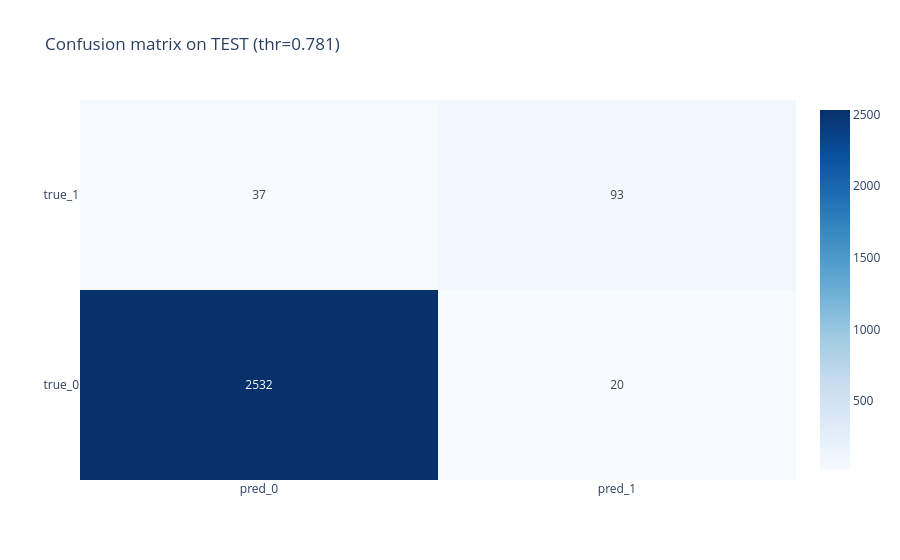
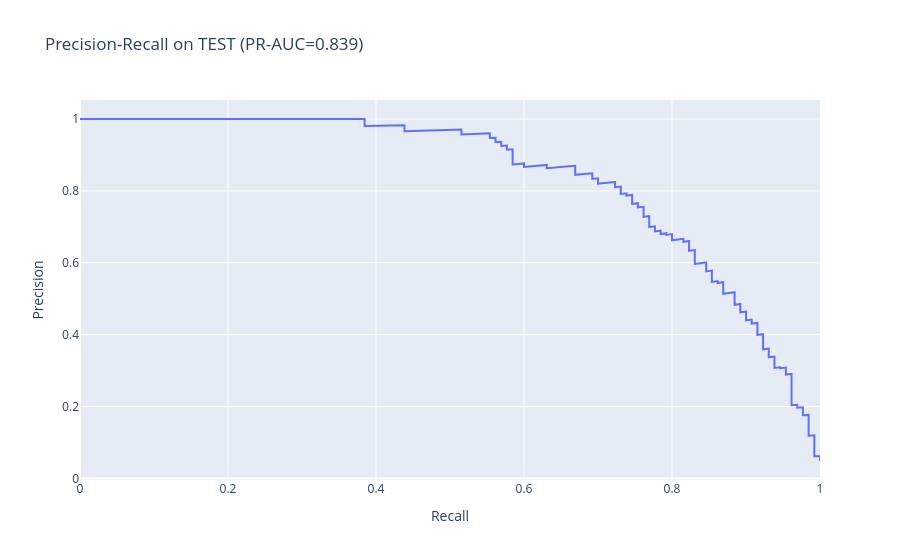

The notebook cell saved with these charts, in order:
### Markdown cell above
## Финальная модель и тест

Используем best_estimator (уже refit на train+val). Подбираем threshold по F1 на val, применяем к test.

### Code cell
# threshold tuning on val
val_proba = best_estimator.predict_proba(X_val_final)[:, 1]
prec, rec, thr = precision_recall_curve(y_val, val_proba)
f1_arr = 2 * prec * rec / np.clip(prec + rec, 1e-9, None)
best_thr_idx = int(np.argmax(f1_arr[:-1])) if len(thr) > 0 else 0
best_threshold = float(thr[best_thr_idx]) if len(thr) > 0 else 0.5
print(f'Best threshold on val: {best_threshold:.4f} (val F1={f1_arr[best_thr_idx]:.4f})')

# test evaluation
test_proba = best_estimator.predict_proba(X_test_final)[:, 1]
test_pred = (test_proba >= best_threshold).astype(int)

test_metrics = {
    'f1': float(f1_score(y_test, test_pred)),
    'precision': float(precision_score(y_test, test_pred, zero_division=0)),
    'recall': float(recall_score(y_test, test_pred)),
    'roc_auc': float(roc_auc_score(y_test, test_proba)),
    'pr_auc': float(average_precision_score(y_test, test_proba)),
    'threshold': best_threshold,
}
print('\nTEST metrics:')
for k, v in test_metrics.items():
    print(f'  {k}: {v:.4f}' if isinstance(v, float) else f'  {k}: {v}')

cm = confusion_matrix(y_test, test_pred)
print('\nConfusion matrix (test):\n', cm)

fig_cm = go.Figure(data=go.Heatmap(
    z=cm, x=['pred_0','pred_1'], y=['true_0','true_1'],
    text=cm, texttemplate='%{text}', colorscale='Blues'))
fig_cm.update_layout(title=f'Confusion matrix on TEST (thr={best_threshold:.3f})')
FIGS.append(fig_cm)

# PR curve
prec_t, rec_t, _ = precision_recall_curve(y_test, test_proba)
fig_pr = go.Figure()
fig_pr.add_trace(go.Scatter(x=rec_t, y=prec_t, mode='lines', name='PR test'))
fig_pr.update_layout(title=f'Precision-Recall on TEST (PR-AUC={test_metrics["pr_auc"]:.3f})',
                     xaxis_title='Recall', yaxis_title='Precision')
FIGS.append(fig_pr)

# save model (включаем best_threshold + препроцессоры)
artefact = {
    'model': best_estimator,
    'tfidf': tfidf,
    'svd': svd,
    'text_cols': TEXT_COLS,
    'feature_columns': list(X_train_final.columns),
    'threshold': best_threshold,
}
joblib.dump(artefact, MODEL_PATH)
print('Model saved to', MODEL_PATH)

### Figure 1 — Plotly figure (JSON) as saved in the notebook; plotly's stock layout.template omitted (floating-point values rounded to 4 significant figures)
{"data": [{"colorscale": [[0.0, "rgb(247,251,255)"], [0.125, "rgb(222,235,247)"], [0.25, "rgb(198,219,239)"], [0.375, "rgb(158,202,225)"], [0.5, "rgb(107,174,214)"], [0.625, "rgb(66,146,198)"], [0.75, "rgb(33,113,181)"], [0.875, "rgb(8,81,156)"], [1.0, "rgb(8,48,107)"]], "text": [[2532, 20], [37, 93]], "texttemplate": "%{text}", "type": "heatmap", "x": ["pred_0", "pred_1"], "y": ["true_0", "true_1"], "z": [[2532, 20], [37, 93]]}], "layout": {"title": {"text": "Confusion matrix on TEST (thr=0.781)"}}}

### Figure 2 — Plotly figure (JSON) as saved in the notebook; plotly's stock layout.template omitted (floating-point values rounded to 4 significant figures; data arrays with more than 128 entries replaced by an {"elided": "..."} marker saying what was removed)
{"data": [{"mode": "lines", "name": "PR test", "type": "scatter", "x": {"elided": "2565 float values"}, "y": {"elided": "2565 float values"}}], "layout": {"title": {"text": "Precision-Recall on TEST (PR-AUC=0.839)"}, "xaxis": {"title": {"text": "Recall"}}, "yaxis": {"title": {"text": "Precision"}}}}
